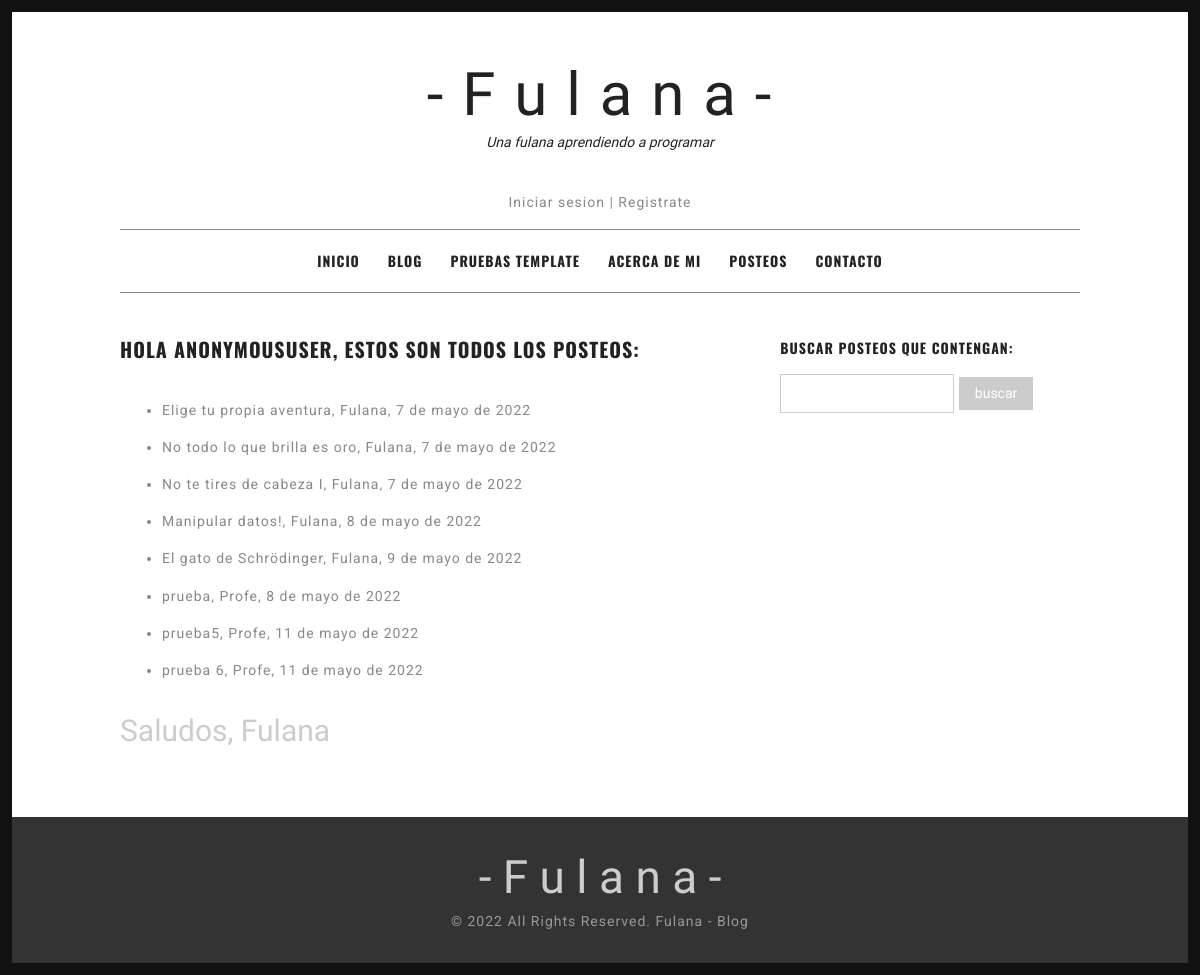
/AppFulana/TodosLosPosteos/, run on the app's committed database.
### AppFulana/models.py (models this page shows, shortened)
class Posteo (models.Model):
    fechaPosteo = models.DateField()
    tituloPosteo = models.CharField(max_length=130)
    autorPosteo = models.ForeignKey(User, on_delete=models.CASCADE)
    bodyPosteo = models.TextField()
    class Meta:
        verbose_name = "Posteo"
        verbose_name_plural = "Posteos"

### AppFulana/views.py (the view)
# urls.py: path('TodosLosPosteos/', views.TodosLosPosteos.as_view(), name='TodosLosPosteos'),
class TodosLosPosteos (ListView):
    model = Posteo
    template_name = "AppFulana/todosLosPosteos.html"

### AppFulana/templates/AppFulana/todosLosPosteos.html (shortened to what this page needs)
{% extends "AppFulana/padre.html" %}
{% load static %}
{% block contenidoModificable %}
<div id="content" class="site-content">
    <div id="primary" class="content-area column two-thirds">
        <main id="main" class="site-main">
        <article class="hentry">
        <header class="entry-header">
        <h1 class="entry-title">HOLA {{user}}, ESTOS SON TODOS LOS POSTEOS: </h1>
        </header>
        <div class="entry-content">
        <p>
            <ul>{%for posteo in object_list%}
                <li>
                    <a href="{% url 'PostIndividual' posteo.id %}"><p>{{posteo.tituloPosteo}}, {{posteo.autorPosteo}}, {{posteo.fechaPosteo}}</p></a>
                </li>
                {%endfor%}
            </ul>
        </p>
        <h2 style="font-family: 'Herr Von Muellerhoff';color:#ccc;font-weight:300;">Saludos, Fulana</h2>
        </div>
        </article>
        </main>
    </div>
    <div id="secondary" class="column third">
        <div id="sidebar-1" class="widget-area" role="complementary">
            <aside id="recent-posts-2" class="widget widget_recent_entries">
            <h4 class="widget-title">Buscar posteos que contengan:</h4>
                <form action="/AppFulana/buscarPosteo/" method="GET">
                    <input type="text" name="palabra" id="palabra">
                    <input type="submit" value="buscar">
                </form>
            </aside>
        </div>
    </div>
</div>
</div>
{% endblock %}

### data on the page
Posteo: tituloPosteo "Elige tu propia aventura", autorPosteo "Fulana", fechaPosteo "7 de mayo de 2022"
Posteo: tituloPosteo "No todo lo que brilla es oro", autorPosteo "Fulana", fechaPosteo "7 de mayo de 2022"
Posteo: tituloPosteo "No te tires de cabeza I", autorPosteo "Fulana", fechaPosteo "7 de mayo de 2022"
Posteo: tituloPosteo "Manipular datos!", autorPosteo "Fulana", fechaPosteo "8 de mayo de 2022"
Posteo: tituloPosteo "El gato de Schrödinger", autorPosteo "Fulana", fechaPosteo "9 de mayo de 2022"
Posteo: tituloPosteo "prueba", autorPosteo "Profe", fechaPosteo "8 de mayo de 2022"
Posteo: tituloPosteo "prueba5", autorPosteo "Profe", fechaPosteo "11 de mayo de 2022"
Posteo: tituloPosteo "prueba 6", autorPosteo "Profe", fechaPosteo "11 de mayo de 2022"

### other printed values
{{ user }} "ANONYMOUSUSER"
